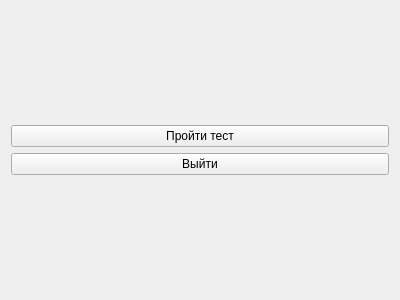
<?xml version="1.0" encoding="UTF-8"?>
<ui version="4.0">
    <class>Form</class>
    <widget class="QWidget" name="Form">
        <property name="geometry">
            <rect>
                <x>0</x>
                <y>0</y>
                <width>400</width>
                <height>300</height>
            </rect>
        </property>
        <property name="windowTitle">
            <string>Ученик</string>
        </property>
        <layout class="QGridLayout" name="gridLayout_2">
            <item row="0" column="0">
                <layout class="QGridLayout" name="gridLayout">
                    <item row="0" column="0">
                        <widget class="QPushButton" name="pushButton">
                            <property name="text">
                                <string>Пройти тест</string>
                            </property>
                        </widget>
                    </item>
                    <item row="1" column="0">
                        <widget class="QPushButton" name="pushButton_2">
                            <property name="text">
                                <string>Выйти</string>
                            </property>
                        </widget>
                    </item>
                </layout>
            </item>
        </layout>
    </widget>
    <resources/>
    <connections/>
</ui>
